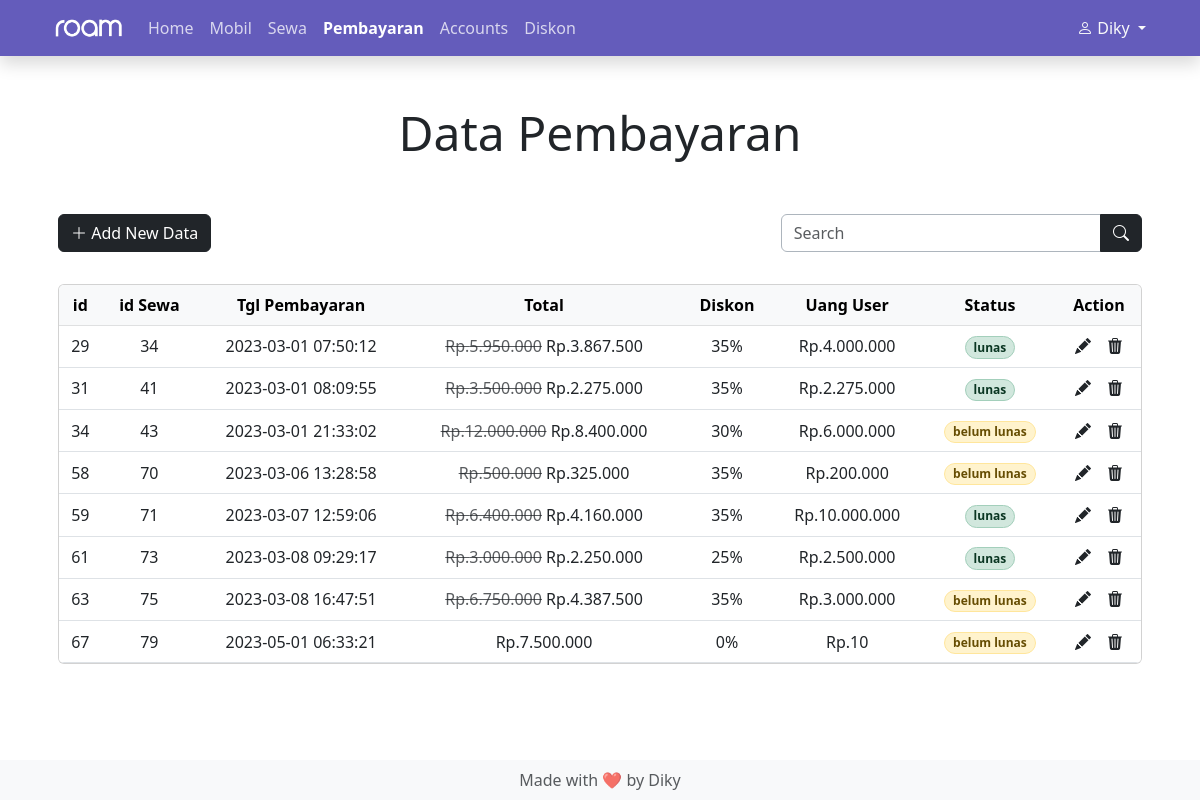
/admin/pembayaran/pembayaran.php (signed in), run on the app's committed database.
### tables this page shows
CREATE TABLE `account` (
  `id` int(11) NOT NULL,
  `name` varchar(255) NOT NULL,
  `username` varchar(255) NOT NULL,
  `password` varchar(255) NOT NULL,
  `created_date` datetime NOT NULL,
  `level` varchar(20) NOT NULL DEFAULT 'user'
);

CREATE TABLE `pembayaran` (
  `id_pembayaran` int(11) NOT NULL,
  `id_sewa` int(255) NOT NULL,
  `tgl_pembayaran` datetime NOT NULL,
  `total` int(255) NOT NULL,
  `diskon` int(255) NOT NULL,
  `uang_user` int(255) NOT NULL,
  `status` varchar(15) NOT NULL
);

CREATE TABLE `sewa` (
  `id_sewa` int(255) NOT NULL,
  `tgl_pemesanan` datetime NOT NULL,
  `id_user` int(255) NOT NULL,
  `plat_mobil` varchar(100) NOT NULL,
  `mulai` date NOT NULL,
  `selesai` date NOT NULL,
  `lama_sewa` varchar(255) NOT NULL,
  `total_pembayaran` int(255) NOT NULL
);

### functions/functions.php (called while the page is built, shortened)
<?php
$connection = mysqli_connect("localhost", "root", "", "roam");
function query($query)
{
  global $connection;
  $result = mysqli_query($connection, $query);
  return $result;
}
function get_account()
{
  $id = $_SESSION["id"];
  $account = query("SELECT * FROM account WHERE id = $id");
  return mysqli_fetch_assoc($account);
}

### admin/pembayaran/pembayaran.php (the view, shortened to what this page needs)
<?php
require "../../functions/functions.php";
$payments = query("SELECT * FROM pembayaran JOIN sewa ON pembayaran.id_sewa = sewa.id_sewa");
$account = get_account();
?>
<!DOCTYPE html>
<html lang="en" class="h-100">
<head>
  <link href="https://cdn.jsdelivr.net/npm/bootstrap@5.3.0-alpha1/dist/css/bootstrap.min.css" rel="stylesheet">
  <link rel="stylesheet" href="https://cdn.jsdelivr.net/npm/bootstrap-icons@1.10.3/font/bootstrap-icons.css">
</head>
<body class="d-flex flex-column h-100">
  <header>
    <nav class="navbar navbar-expand-lg navbar-dark shadow" style="background-color: #645CBB">
      <div class="container">
        <a href="../admin_home.php"><img src="../../assets/img/white_logo.png" alt="Roam Logo" width="70px" class="navbar-brand"></a>
        <div class="collapse navbar-collapse" id="navbarToggler">
          <ul class="navbar-nav me-auto mb-2 mb-lg-0">
            <li class="nav-item">
              <a class="nav-link active opacity-75" aria-current="page" href="../admin_home.php">Home</a>
            </li>
            <li class="nav-item">
              <a class="nav-link active opacity-75" href="../mobil/mobil.php">Mobil</a>
            </li>
            <li class="nav-item">
              <a class="nav-link active opacity-75" href="../sewa/sewa.php">Sewa</a>
            </li>
            <li class="nav-item">
              <a class="nav-link active fw-semibold" href="pembayaran.php">Pembayaran</a>
            </li>
            <li class="nav-item">
              <a class="nav-link active opacity-75" href="../account_managment/account_managment.php">Accounts</a>
            </li>
            <li class="nav-item">
              <a class="nav-link active opacity-75" href="../diskon/diskon.php">Diskon</a>
            </li>
          </ul>
          <div class="nav-item dropdown">
            <a class="dropdown-toggle link-light text-decoration-none" type="button" data-bs-toggle="dropdown" aria-expanded="false">
              <i class="bi bi-person"></i> <?= $account["name"]; ?>
            </a>
          </div>
        </div>
      </div>
    </nav>
  </header>
  <main class="container">
    <h1 class="m-5 display-5 text-center">Data Pembayaran</h1>
    <div class="d-flex justify-content-center">
      <div class="col-xxl-12 col-md-12 table-responsive p-1">
        <div class="row mb-4 m-0">
          <div class="col-sm-8 p-0">
            <button class="btn btn-dark mb-2" data-bs-toggle="modal" data-bs-target="#addModal"><i class="bi bi-plus-lg"></i> Add New Data</button>
          </div>
          <div class=" col-sm-4 p-0">
            <form class="input-group" method="post">
              <input class="form-control border-dark-subtle" type="search" placeholder="Search" name="keyword">
              <button class="btn btn-dark" type="submit" name="search"><i class=" bi bi-search"></i></button>
            </form>
          </div>
        </div>
        <div class="card table-responsive">
          <table class="table table-hover align-middle m-0">
            <thead class="table-light text-nowrap">
              <tr align="center">
                <th>id</th>
                <th>id Sewa</th>
                <th>Tgl Pembayaran</th>
                <th>Total</th>
                <th>Diskon</th>
                <th>Uang User</th>
                <th>Status</th>
                <th>Action</th>
              </tr>
            </thead>
            <tbody class="text-nowrap">
              <?php if (mysqli_num_rows($payments) > 0) : ?>
                <?php foreach ($payments as $row) : ?>
                  <tr align="center">
                    <td><?= $row["id_pembayaran"]; ?></td>
                    <td><?= $row["id_sewa"]; ?></td>
                    <td><?= $row["tgl_pembayaran"]; ?></td>
                    <?php if ($row["diskon"] > 0) : ?>
                      <td><span class="text-muted"><s>Rp.<?= number_format($row["total_pembayaran"], 0, ",", "."); ?></s></span> Rp.<?= number_format($row["total"], 0, ",", "."); ?></td>
                    <?php else : ?>
                      <td>Rp.<?= number_format($row["total"], 0, ",", "."); ?></td>
                    <?php endif; ?>
                    <td><?= $row["diskon"]; ?>%</td>
                    <td>Rp.<?= number_format($row["uang_user"], 0, ",", "."); ?></td>
                    <td>
                      <?php if ($row["status"] == "lunas") : ?>
                        <span class="badge bg-success-subtle border border-success-subtle text-success-emphasis rounded-pill"><?= $row["status"]; ?></span>
                      <?php else : ?>
                        <span class="badge bg-warning-subtle border border-warning-subtle text-warning-emphasis rounded-pill"><?= $row["status"]; ?></span>
                      <?php endif; ?>
                    </td>
                    <td>
                      <a href="#editModal" class="link-dark text-decoration-none me-3 btn-edit" data-bs-toggle="modal" data-ids="<?= $row["id_pembayaran"]; ?>, <?= $row["id_sewa"]; ?>"><i class="bi bi-pencil-fill"></i></a><a href="delete_payment_data.php?payment_id=<?= $row["id_pembayaran"]; ?>" class="link-dark text-decoration-none" onclick="return confirm('Selected payment data will delete permanently, are you sure?')"><i class="bi bi-trash3-fill"></i></a>
                    </td>
                  </tr>
                <?php endforeach; ?>
              <?php else : ?>
                <tr>
                  <td colspan="8" align="center"><em>Data not found</em></td>
                </tr>
              <?php endif; ?>
            </tbody>
          </table>
        </div>
      </div>
    </div>
  </main>
  <footer class="footer mt-auto pt-4">
    <div class="text-center py-2 bg-light">
      <span class="mb-0 text-muted">Made with &#x2764;&#xFE0F; by Diky</span>
    </div>
  </footer>
</body>
</html>

### admin/pembayaran/pembayaran.php (style rules this page uses)
.container { padding-right: calc(3rem * .5); padding-left: calc(3rem * .5); }

### data on the page
account: name "Diky"
pembayaran: id_pembayaran "29", id_sewa.id_sewa "34", tgl_pembayaran "2023-03-01 07:50:12", id_sewa.total_pembayaran "5.950.000", total "3.867.500", diskon "35", uang_user "4.000.000", status "lunas"
pembayaran: id_pembayaran "31", id_sewa.id_sewa "41", tgl_pembayaran "2023-03-01 08:09:55", id_sewa.total_pembayaran "3.500.000", total "2.275.000", diskon "35", uang_user "2.275.000", status "lunas"
pembayaran: id_pembayaran "34", id_sewa.id_sewa "43", tgl_pembayaran "2023-03-01 21:33:02", id_sewa.total_pembayaran "12.000.000", total "8.400.000", diskon "30", uang_user "6.000.000", status "belum lunas"
pembayaran: id_pembayaran "58", id_sewa.id_sewa "70", tgl_pembayaran "2023-03-06 13:28:58", id_sewa.total_pembayaran "500.000", total "325.000", diskon "35", uang_user "200.000", status "belum lunas"
pembayaran: id_pembayaran "59", id_sewa.id_sewa "71", tgl_pembayaran "2023-03-07 12:59:06", id_sewa.total_pembayaran "6.400.000", total "4.160.000", diskon "35", uang_user "10.000.000", status "lunas"
pembayaran: id_pembayaran "61", id_sewa.id_sewa "73", tgl_pembayaran "2023-03-08 09:29:17", id_sewa.total_pembayaran "3.000.000", total "2.250.000", diskon "25", uang_user "2.500.000", status "lunas"
pembayaran: id_pembayaran "63", id_sewa.id_sewa "75", tgl_pembayaran "2023-03-08 16:47:51", id_sewa.total_pembayaran "6.750.000", total "4.387.500", diskon "35", uang_user "3.000.000", status "belum lunas"
pembayaran: id_pembayaran "67", id_sewa.id_sewa "79", tgl_pembayaran "2023-05-01 06:33:21", total "7.500.000", diskon "0", uang_user "10", status "belum lunas"
